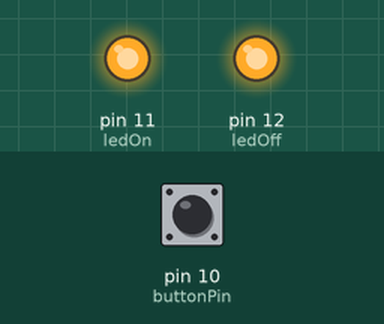
The sketch below on a simulated Arduino Uno, built with avr-gcc and run on an emulated ATmega328P. On the bench: output pins drawn as LEDs (lit = HIGH). The test bench sets the inputs (shaded band); at power-on: pin 10 (buttonPin) HIGH.

Above: at 1.5 s.
1.6 s: pin 10 (buttonPin) pulled LOW for 0.15 s
At 1.67 s:
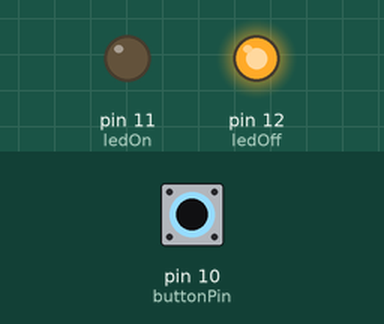
3.2 s: pin 10 (buttonPin) pulled LOW for 3.2 s
At 6.48 s:
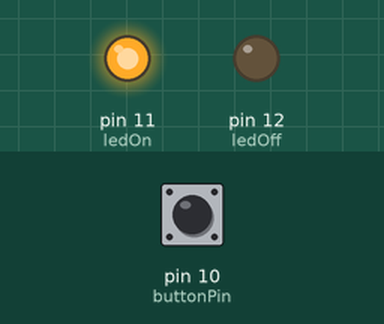
Timing chart, 0 to 8.1 s (numbered marks = the images above; inputs shaded):
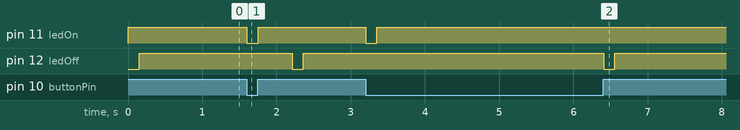

The sketch:

Button_Led.ino
```cpp
int ledOn = 11;
int ledOff = 12;
int buttonPin = 10;
int lastButton;
int buttonState;

void pressButton (int Pin) {
  digitalWrite (Pin, LOW);
  delay (150);
  digitalWrite (Pin, HIGH);
  delay (150);
}

// the setup routine runs once when you press reset:
void setup() {
  // initialize the digital pin as an output.
  pinMode(ledOn, OUTPUT);
  pinMode(ledOff, OUTPUT);
  pinMode(buttonPin, INPUT_PULLUP);

  digitalWrite(ledOn, HIGH);
  digitalWrite(ledOff, HIGH);

  buttonState = digitalRead(buttonPin);
  if (buttonState == HIGH) {
    pressButton(ledOff);
  } else {
    pressButton(ledOn);
  }
  lastButton = buttonState;

}

// the loop routine runs over and over again forever:
void loop() {
  buttonState = digitalRead(buttonPin);
  if (buttonState != lastButton) {
    if (buttonState == HIGH) {
      pressButton(ledOff);
    } else {
      pressButton(ledOn);
    }
    lastButton = buttonState;
    delay(300);
  }
  delay(10);
}
```

Measured:
- after the input at 1.6 s, pin 11 (ledOn): HIGH → LOW at once, → HIGH 0.15 s later; pin 12 (ledOff): HIGH → LOW after 0.61 s, → HIGH 0.15 s later
- after the input at 3.2 s, pin 11 (ledOn): HIGH → LOW at once, → HIGH 0.15 s later; pin 12 (ledOff): HIGH → LOW after 3.2 s, → HIGH 0.15 s later
